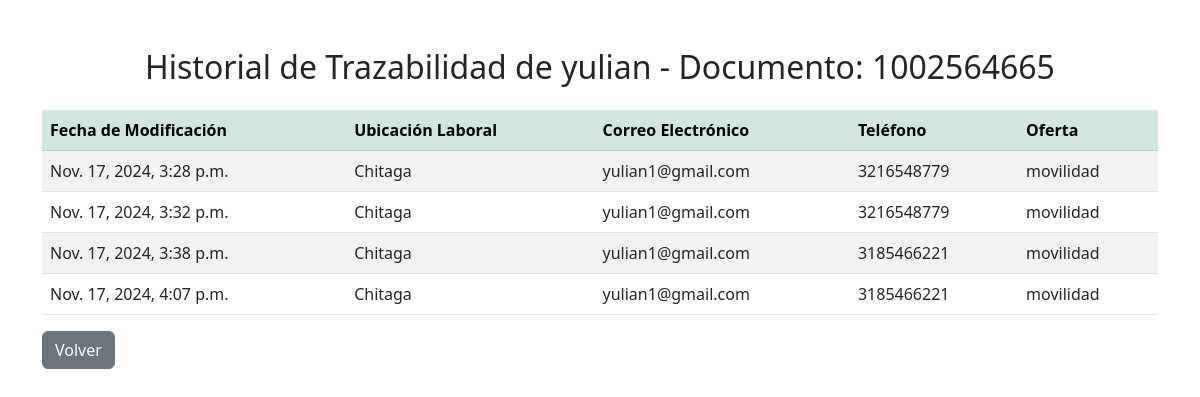
The app's page /persona/trazabilidad/1002564665/ (signed in), older data.
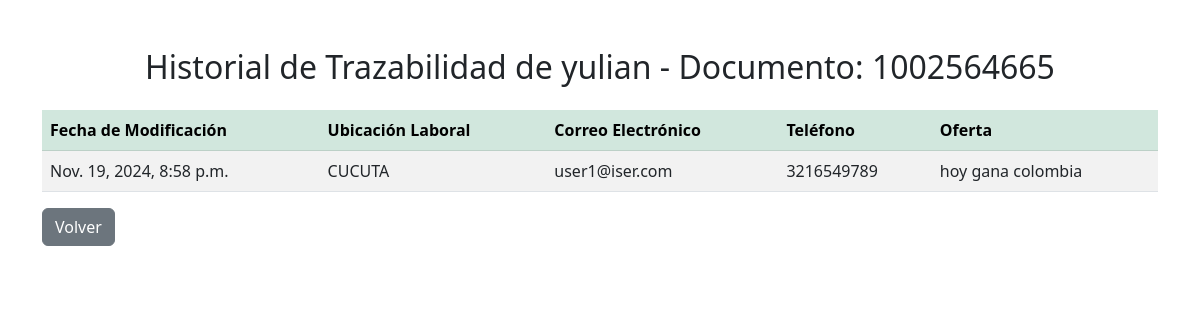
The same page, newer data.
### login/models.py (models this page shows, shortened)
class Persona(models.Model):
    nombre = models.CharField(max_length=100)
    documento = models.CharField(max_length=20, unique=True)
    programa = models.CharField(max_length=100)
    fechagrado = models.DateField()

class Trazabilidad(models.Model):
    persona = models.ForeignKey(Persona, on_delete=models.CASCADE, related_name='trazabilidades')
    ubicacion_laboral = models.CharField(max_length=200, blank=True, null=True)
    correoelectronico = models.EmailField(blank=True, null=True)
    telefono = models.CharField(max_length=20, blank=True, null=True)
    oferta = models.CharField(max_length=200, blank=True, null=True)
    fecha_modificacion = models.DateTimeField(auto_now_add=True)

### login/views.py (the view)
# urls.py: path('persona/trazabilidad/<str:documento>/', views.ver_trazabilidad, name='ver_trazabilidad'),
@login_required
def ver_trazabilidad(request, documento):
    persona = get_object_or_404(Persona, documento=documento)
    trazabilidades = persona.trazabilidades.all()  # Obtiene el historial de trazabilidad de la persona
    context = {
        'persona': persona,
        'trazabilidades': trazabilidades,
    }
    return render(request, './vistasPrivadas/ver_trazabilidad.html', context)

### login/templates/vistasPrivadas/ver_trazabilidad.html (shortened to what this page needs)
<!DOCTYPE html>
<html lang="en">
<head>
    <link href="https://cdn.jsdelivr.net/npm/bootstrap@5.3.0-alpha3/dist/css/bootstrap.min.css" rel="stylesheet">
</head>
<body>
    <div class="container my-5">
        <h2 class="text-center mb-4">Historial de Trazabilidad de {{ persona.nombre }} - Documento: {{ persona.documento }}</h2>
        <div class="table-responsive">
            <table class="table table-striped table-hover">
                <thead class="table-success">
                    <tr>
                        <th>Fecha de Modificación</th>
                        <th>Ubicación Laboral</th>
                        <th>Correo Electrónico</th>
                        <th>Teléfono</th>
                        <th>Oferta</th>
                    </tr>
                </thead>
                <tbody>
                    {% for trazabilidad in trazabilidades %}
                        <tr>
                            <td>{{ trazabilidad.fecha_modificacion }}</td>
                            <td>{{ trazabilidad.ubicacion_laboral }}</td>
                            <td>{{ trazabilidad.correoelectronico }}</td>
                            <td>{{ trazabilidad.telefono }}</td>
                            <td>{{ trazabilidad.oferta }}</td>
                        </tr>
                    {% endfor %}
                </tbody>
            </table>
            <a href="{% url 'buscar_resultado' persona.documento %}" class="btn btn-secondary">Volver</a>
        </div>
    </div>
</body>
</html>

Row changes from the older to the newer data that the page shows:
removed Trazabilidad: fecha_modificacion "Nov. 17, 2024, 3:28 p.m.", ubicacion_laboral "Chitaga", correoelectronico "yulian1@gmail.com", telefono "3216548779", oferta "movilidad"
removed Trazabilidad: fecha_modificacion "Nov. 17, 2024, 3:32 p.m.", ubicacion_laboral "Chitaga", correoelectronico "yulian1@gmail.com", telefono "3216548779", oferta "movilidad"
removed Trazabilidad: fecha_modificacion "Nov. 17, 2024, 3:38 p.m.", ubicacion_laboral "Chitaga", correoelectronico "yulian1@gmail.com", telefono "3185466221", oferta "movilidad"
removed Trazabilidad: fecha_modificacion "Nov. 17, 2024, 4:07 p.m.", ubicacion_laboral "Chitaga", correoelectronico "yulian1@gmail.com", telefono "3185466221", oferta "movilidad"
added Trazabilidad: fecha_modificacion "Nov. 19, 2024, 8:58 p.m.", ubicacion_laboral "CUCUTA", correoelectronico "user1@iser.com", telefono "3216549789", oferta "hoy gana colombia"
